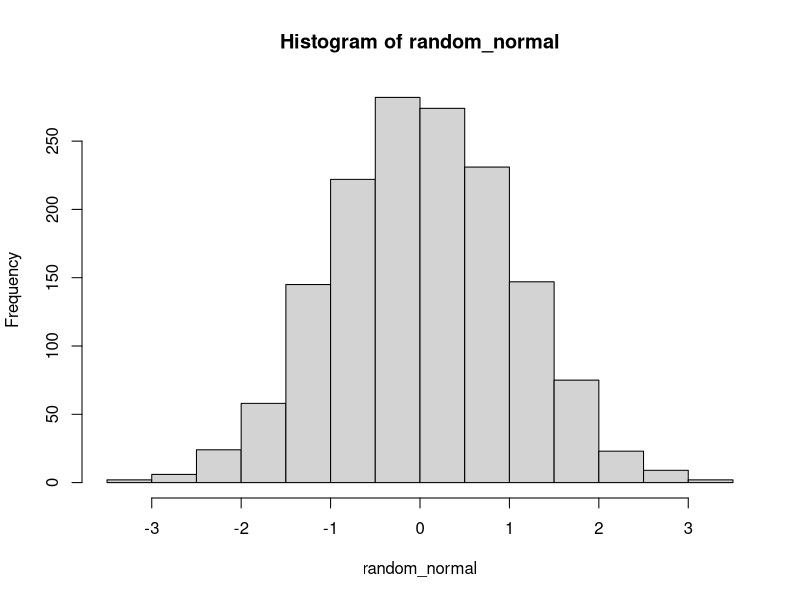
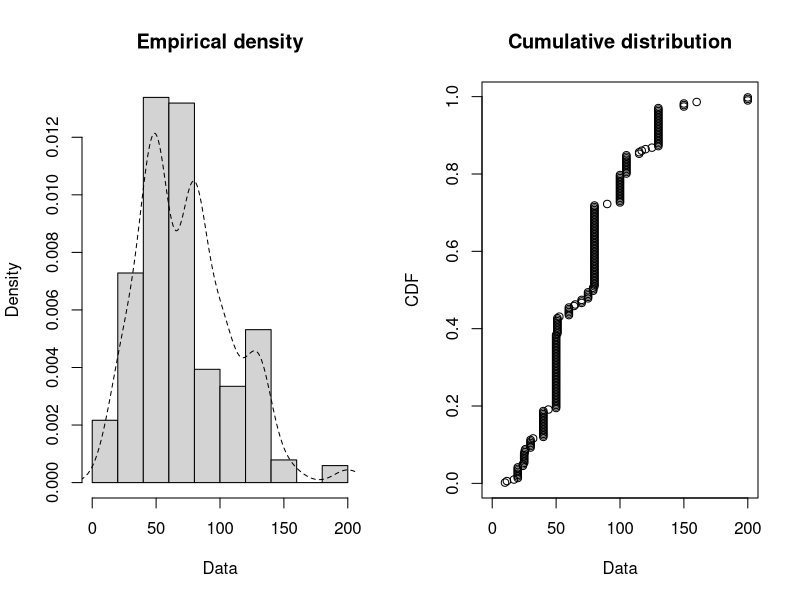
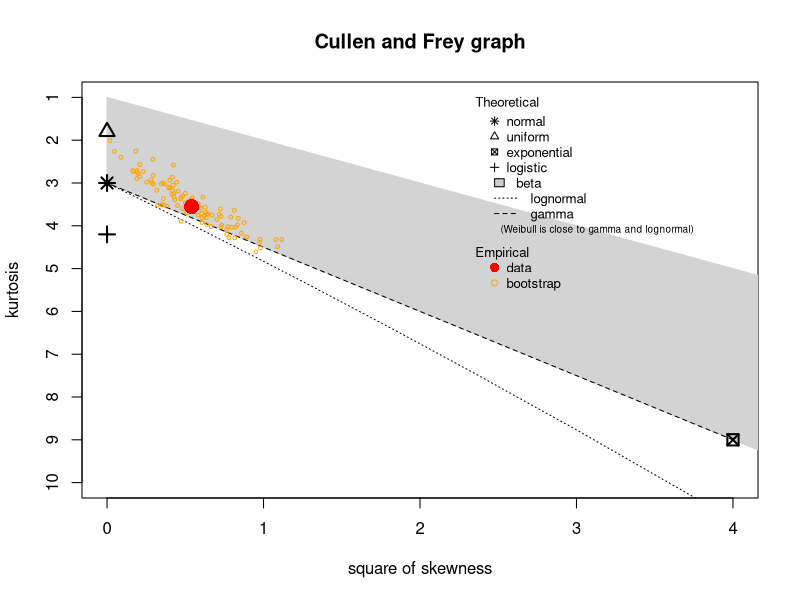
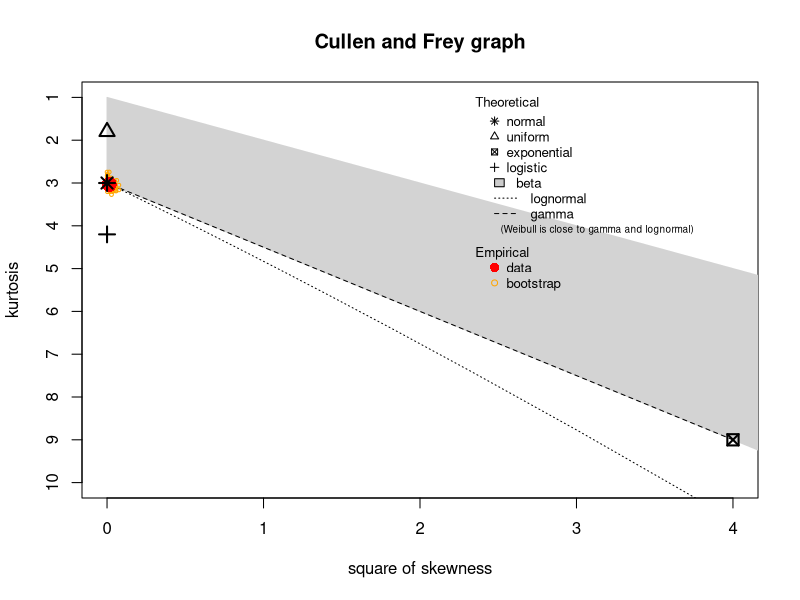
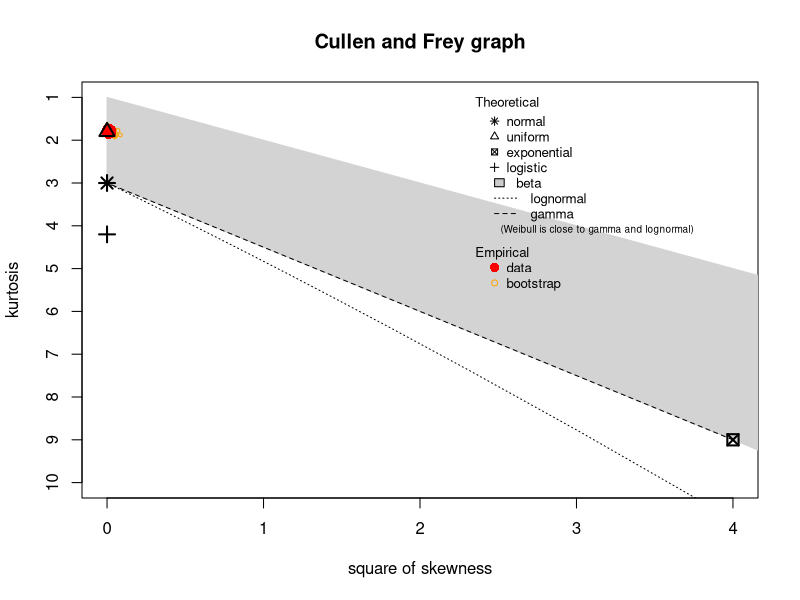
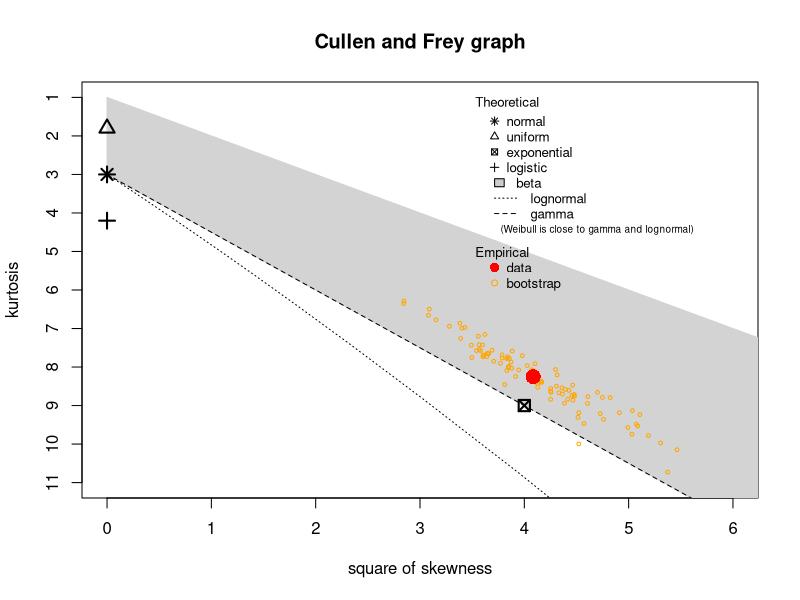
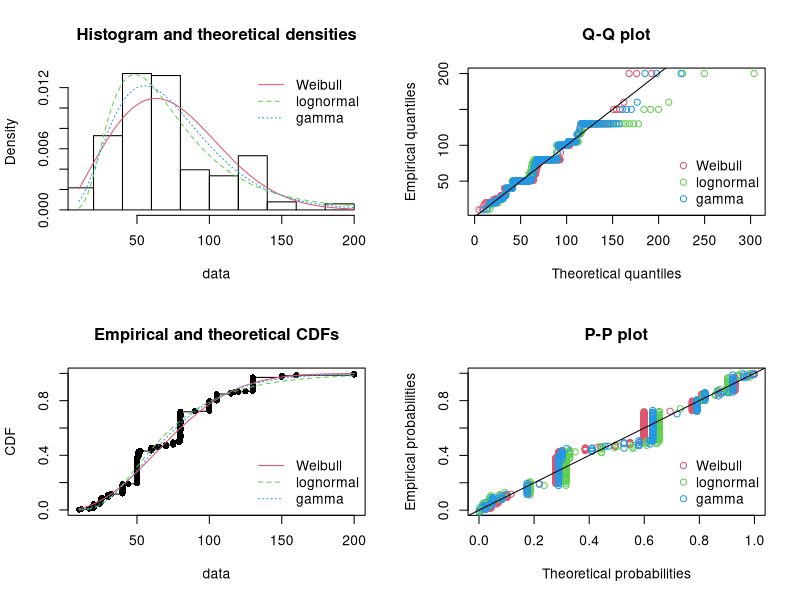

These figures' R source, in order:
## ---- chunk 1
random_normal <- rnorm(n = 1500)
hist(random_normal)
## ---- chunk 2
#install.packages("fitdistrplus")
library(fitdistrplus)
## ---- chunk 3
data("groundbeef")
str(groundbeef)
## ---- chunk 4
plotdist(groundbeef$serving, histo = TRUE, demp = TRUE)
## ---- chunk 5
descdist(groundbeef$serving,boot = 100)
## ---- chunk 6
scores <- rnorm(n = 1000, mean = 61, sd=10)
#plotdist(scores, histo = TRUE, demp = TRUE)
descdist(scores, boot = 100)
## ---- chunk 7
random_uniform <- runif(500)
#plotdist(random_uniform, histo = TRUE, demp = TRUE)
descdist(random_uniform, boot = 100)
## ---- chunk 8
random_exponential <- rexp(1000, 2)
#plotdist(random_exponential, histo = TRUE, demp = TRUE)
descdist(random_exponential, boot = 100)
## ---- chunk 9
fw <- fitdist(groundbeef$serving, "weibull")
fg <- fitdist(groundbeef$serving, "gamma")
fln <- fitdist(groundbeef$serving, "lnorm")
par(mfrow = c(2, 2))
plot.legend <- c("Weibull", "lognormal", "gamma")
denscomp(list(fw, fln, fg), legendtext = plot.legend)
qqcomp(list(fw, fln, fg), legendtext = plot.legend)
cdfcomp(list(fw, fln, fg), legendtext = plot.legend)
ppcomp(list(fw, fln, fg), legendtext = plot.legend)
